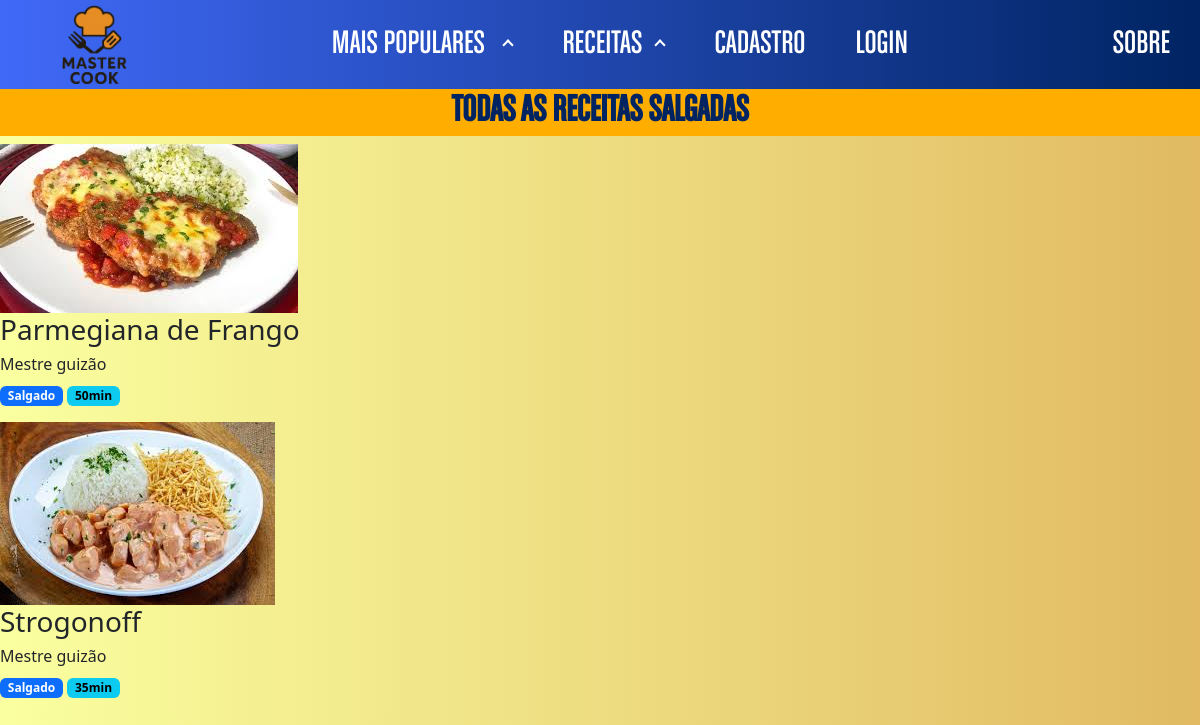
/receitas/salgado/, run on the app's committed database.
### mastercook/area_administrativa/models.py (models this page shows, shortened)
class Receita(models.Model):
    DOCE = "D"
    SALGADA = "S"
    CATEGORIA_CHOICES=(
        (DOCE,'Doce'),
        (SALGADA,'Salgada'),
    )
    nome_prato = models.CharField(verbose_name="Nome do prato",max_length=50, blank=True, null=True)
    receita = models.TextField(max_length=200, blank=True, null=True)
    imagem = models.ImageField(
        upload_to="receitas/",   # pasta dentro de MEDIA_ROOT
        blank=True,
        null=True
    )
    mestre = models.ForeignKey(Usuario, on_delete=models.DO_NOTHING, blank = True, null = True)
    popular = models.BooleanField(default=False)
    tempo_preparo = models.PositiveIntegerField(verbose_name="Tempo de preparo (em minutos)", blank = True, null = True, default=0 )
    categoria = models.CharField(
        max_length=1,
        choices=CATEGORIA_CHOICES,
    )
    ativa = models.BooleanField(default=False)
    class Meta:
        verbose_name_plural = 'Receitas'
        verbose_name = 'Receita'
        ordering = ('nome_prato',  'categoria','mestre')

### mastercook/usuarios/models.py (models this page shows, shortened)
class Usuario(AbstractUser):
    apelido = models.CharField(max_length=50, blank=True, null=True)
    bio = models.TextField(blank=True, null=True)
    avatar = models.ImageField(
        upload_to="avatar/",   # pasta dentro de MEDIA_ROOT
        blank=True,
        null=True
    )

### mastercook/website/views.py (the view)
# urls.py: path('receitas/salgado/', views.salgados, name='salgado'),
def salgados(request):
    receitas_salgadas = Receita.objects.filter(categoria='S', ativa=True)
    return render(request, 'receitas/salgado.html', {'receitas_salgadas': receitas_salgadas})

### mastercook/website/templates/receitas/salgado.html (shortened to what this page needs)
{% extends "base.html" %}
{% load static %}
{% block 'head' %}
  <link href="https://cdn.jsdelivr.net/npm/bootstrap@5.3.6/dist/css/bootstrap.min.css" rel="stylesheet">
  <link rel="stylesheet" href="{% static 'css/main.css' %}">
{% endblock %}
{% block 'conteudo'%}
<h1 class="titulos_segundaspaginas">TODAS AS RECEITAS SALGADAS</h1>
<div class="galeria" id="galeria_populares">
{% for receita in receitas_salgadas %}
  <a title="{{receita.nome_prato}} do mestre {{receita.mestre.username}}" onclick="exibirReceita('{{receita.id}}', '{{receita.mestre.username}}')">
              <div class="item" id="receita-{{receita.id}}">
                <img src="{{receita.imagem.url}}" alt="Imagem da receita {{receita.nome_prato}}" style="max-height: 200px; object-fit: cover;">
                <div class="info">
                  <h3>{{receita.nome_prato}}</h3>
                  <h6>Mestre {{receita.mestre.username}}</h6>
                  <p>
                  <span class="badge text-bg-primary">
                    {% if receita.categoria == "S" %}
                      Salgado
                    {% else %}
                      Doce
                    {% endif %}
                  </span>
                    <span class="badge text-bg-info">{{receita.tempo_preparo}}min</span>
                  </p>
                </div>
              </div>
  </a>
{% endfor %}
</div>
{% endblock %}

### mastercook/static/css/main.css (style rules this page uses)
body { background: linear-gradient(to right, #FAFF9F, #E1BA63); margin: 0%; }
h1 { color: #002462; text-align: center; font-family: chalet; letter-spacing: 0px; font-size: 35px; }
.titulos_segundaspaginas { font-family: chalet; text-align: center; color: #002462; letter-spacing: 0px; font-size: 39px; background-color: #ffae00; font-weight: bold; }

### data on the page
Receita: imagem (picture), nome_prato "Parmegiana de Frango", mestre.username "guizão", categoria "Salgado", tempo_preparo "50"
Receita: imagem (picture), nome_prato "Strogonoff", mestre.username "guizão", categoria "Salgado", tempo_preparo "35"
